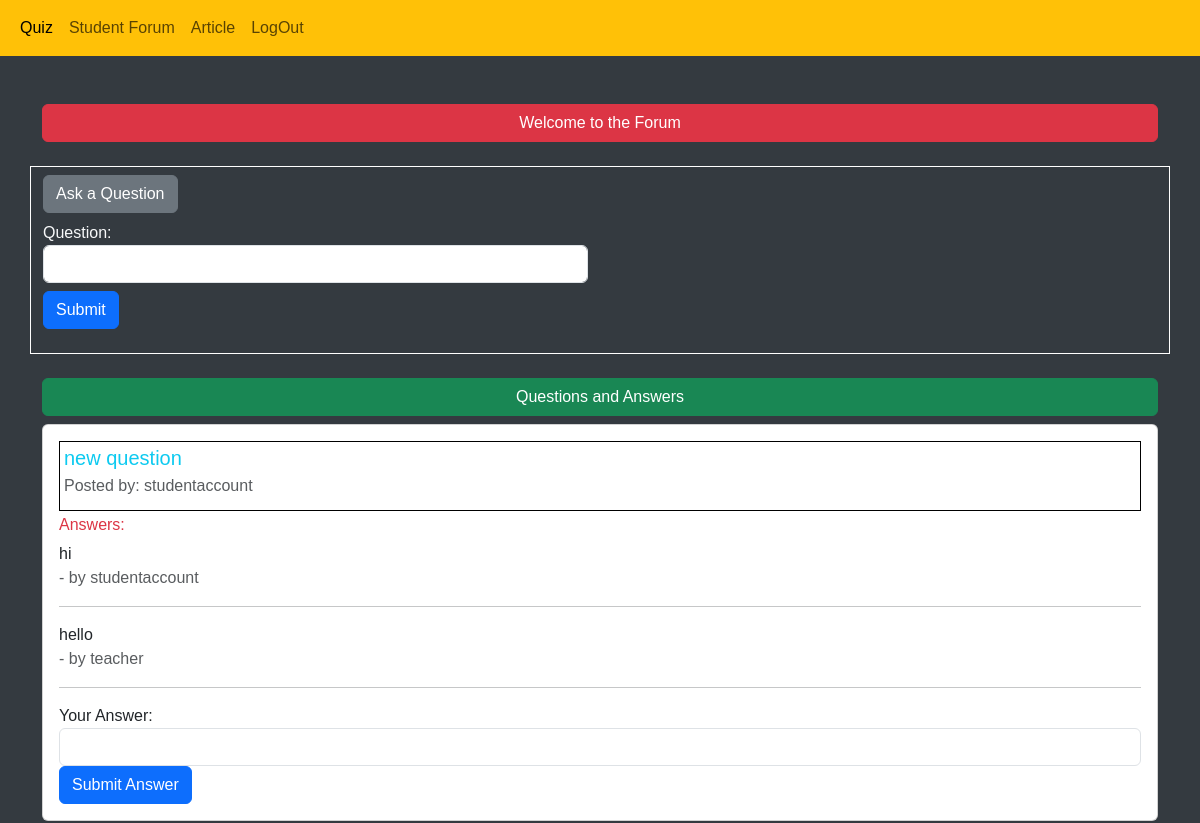
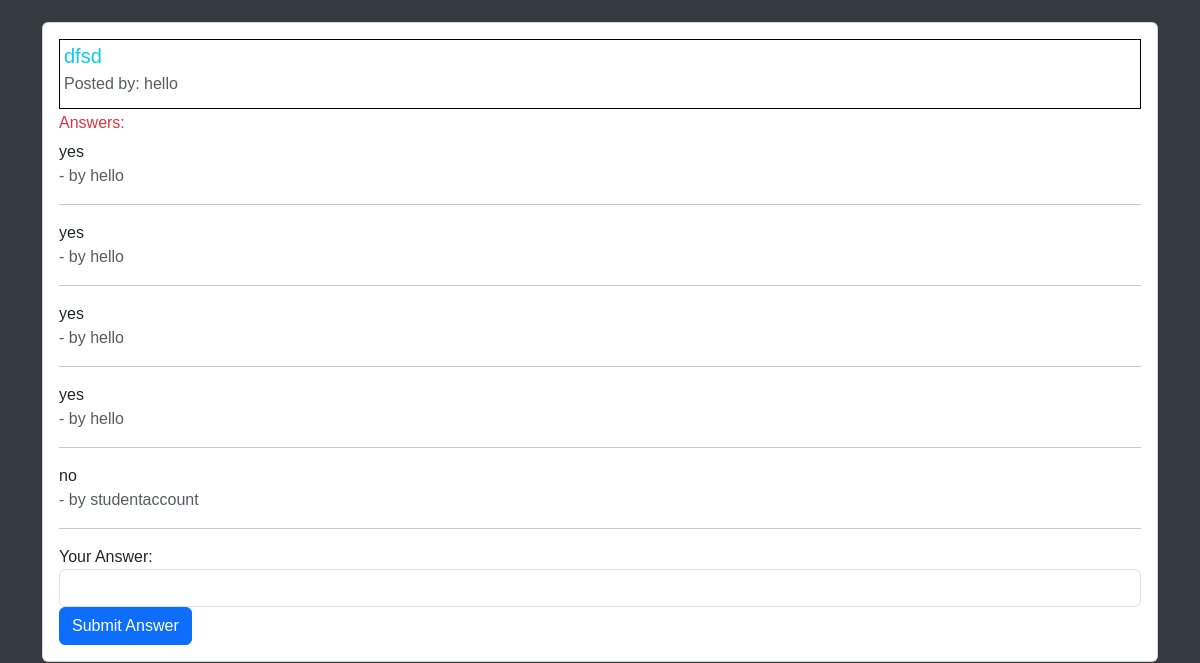
Page /newapp/forum/ (signed in, upper part) on the earlier database version (2 pictures, top to bottom).
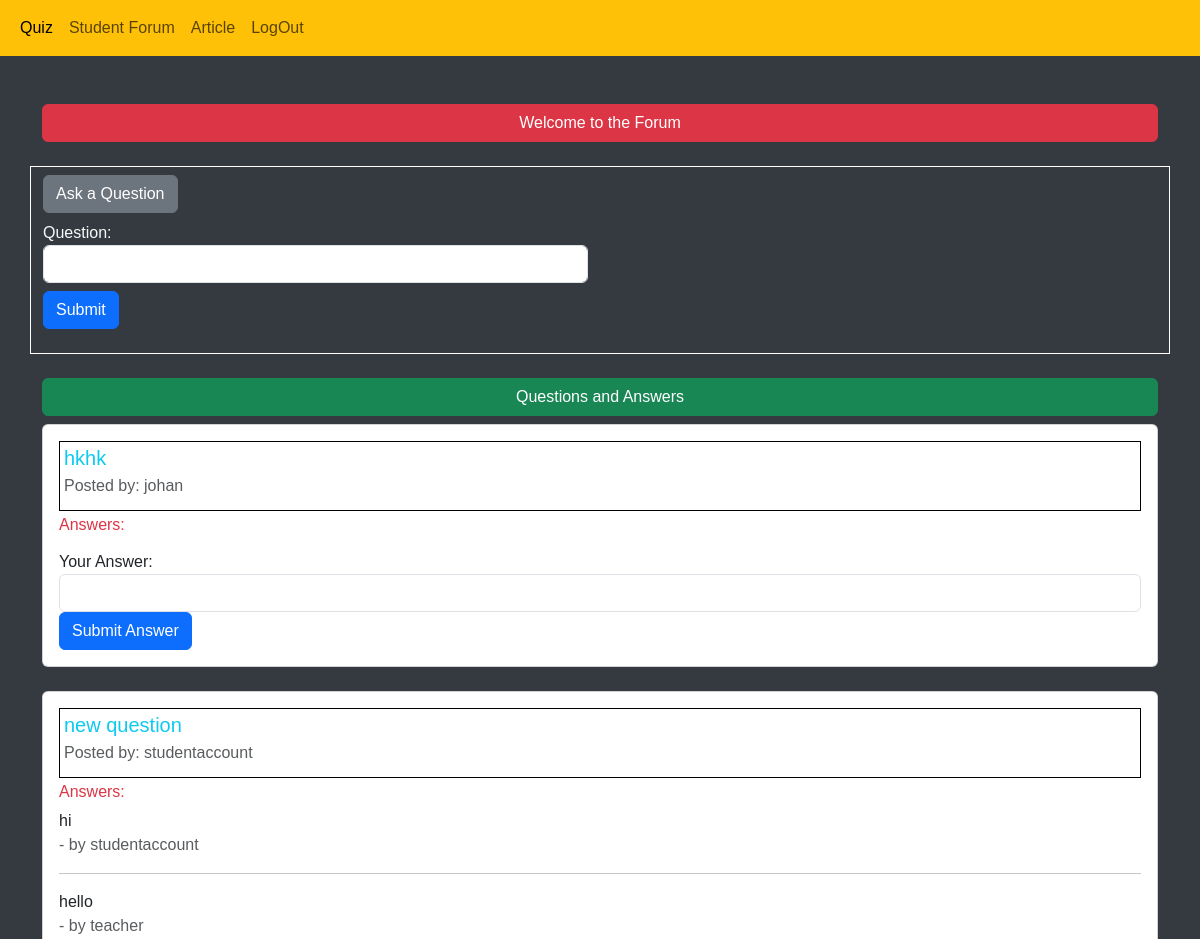
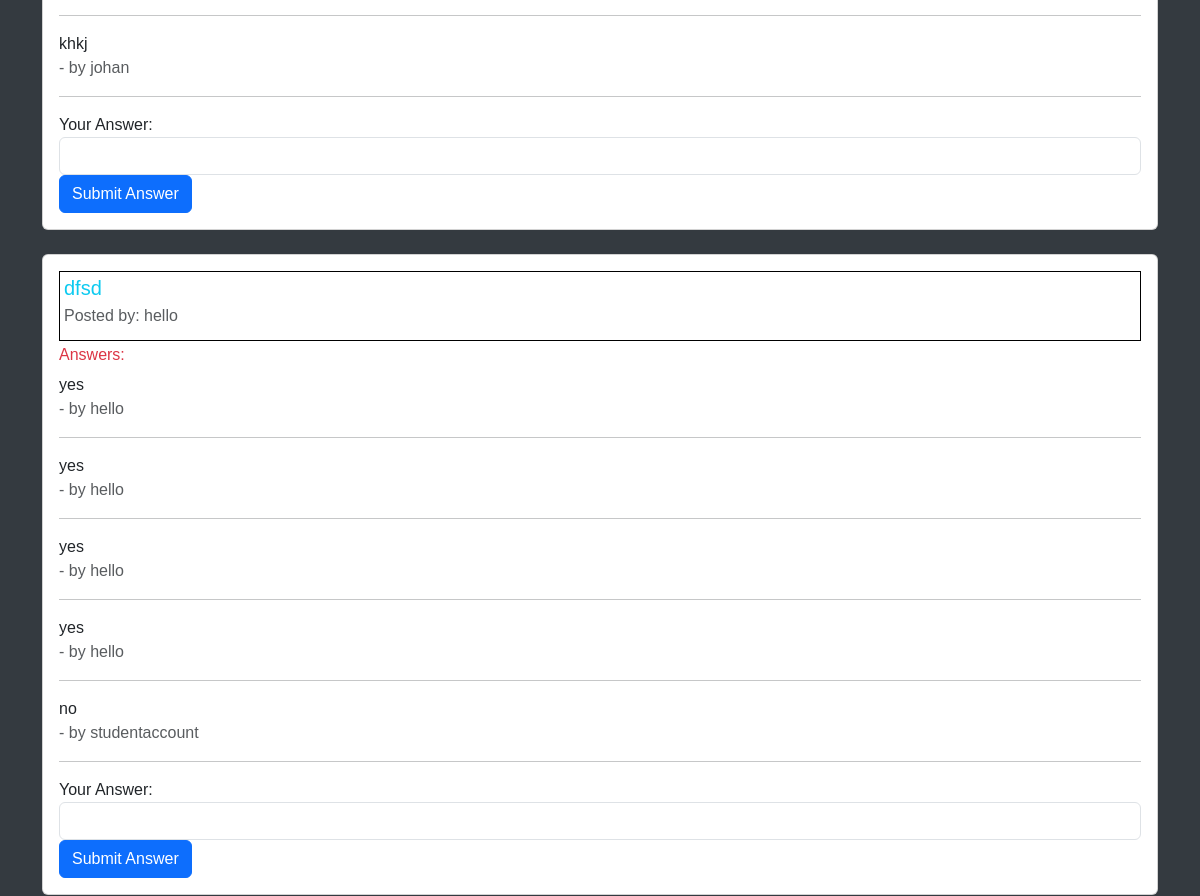
Same page on the later database version (2 pictures, top to bottom).
### newapp/models.py (models this page shows, shortened)
class fquestion(models.Model):
    user = models.ForeignKey(settings.AUTH_USER_MODEL, on_delete=models.CASCADE)
    text = models.TextField()

class Answer(models.Model):
    user = models.ForeignKey(settings.AUTH_USER_MODEL, on_delete=models.CASCADE)
    question = models.ForeignKey(fquestion, on_delete=models.CASCADE)
    text = models.TextField()

### accounts/models.py (models this page shows)
class CustomUser(AbstractUser):
    USER_TYPES = [
        ('student', 'Student'),
        ('teacher', 'Teacher'),
    ]
    user_type = models.CharField(max_length=10, choices=USER_TYPES)
    groups = models.ManyToManyField(
        'auth.Group',
        verbose_name='groups',
        blank=True,
        related_name='customuser_set',
        help_text='The groups this user belongs to. A user will get all permissions granted to each of their groups.',
    )
    user_permissions = models.ManyToManyField(
        'auth.Permission',
        verbose_name='user permissions',
        blank=True,
        related_name='customuser_set',
        help_text='Specific permissions for this user.',
    )

### newapp/views.py (the view, shortened to what this page needs)
# urls.py: path('forum/', views.forum, name='forum'),
@login_required
def forum(request):
    questions = fquestion.objects.all().order_by('-id')
    context = {'questions': questions}
    return render(request, 'forum.html', context)

### newapp/templates/forum.html (shortened to what this page needs)
{% extends 'base.html' %}
{% block test %}
    <div class="container mt-5">
        <h1 class= "btn btn-danger d-flex justify-content-center ">Welcome to the Forum</h1>
        <div class="row mt-4 border border-white">
            <div class="col-md-6">
                <h2 class="btn btn-secondary mt-2">Ask a Question</h2>
                <form method="post" action="{% url 'newapp:forum' %}" class="mb-4">
                    <div class="form-group">
                        <label class="font-weight-bold text-light" for="question_text ">Question:</label>
                        <input type="text" class="form-control" name="question_text" required>
                    </div>
                    <button type="submit" class="btn btn-primary mt-2">Submit</button>
                </form>
            </div>
        </div>
        <h2 class="mt-4 btn btn-success d-flex justify-content-center">Questions and Answers</h2>
        {% for question in questions %}
            <div class="card mb-4">
                <div class="card-body">
                    <div class="border border-black p-1 mb-2">
                        <h5 class="card-title text-info">{{ question.text }}</h5>
                        <p class="card-subtitle mb-2 text-muted">Posted by: {{ question.user.username }}</p>
                    </div>
                    <h6 class="card-subtitle mb-2 font-weight-bold text-danger">Answers:</h6>
                    <ul class="list-unstyled">
                        {% for answer in question.answer_set.all %}
                            <li>
                                {{ answer.text }} </br>
                                <span class="text-muted"> - by {{ answer.user.username }}</span>
                            </li>
                            <hr class="bg-danger">
                        {% endfor %}
                    </ul>
                    <form method="post" action="{% url 'newapp:forum' %}">
                        <div class="form-group">
                            <label for="answer_text">Your Answer:</label>
                            <input type="text" class="form-control" name="answer_text" required>
                        </div>
                        <button type="submit" class="btn btn-primary">Submit Answer</button>
                    </form>
                </div>
            </div>
        {% endfor %}
    </div>
{% endblock test %}

Differences in the rows shown:
added fquestion: text "hkhk", user.username "johan"
added Answer: text "khkj", user.username "johan", shown under fquestion "new question"
